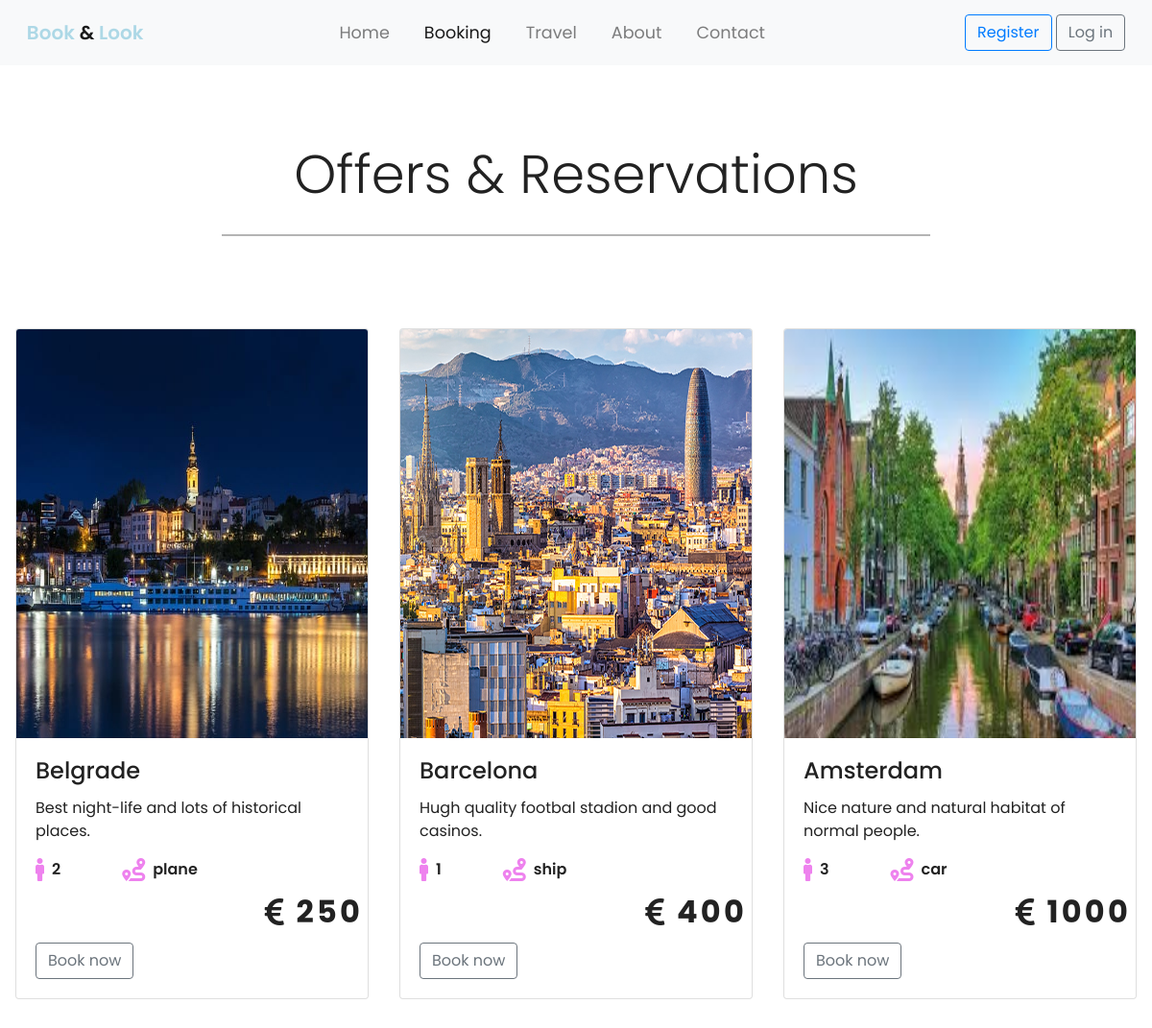
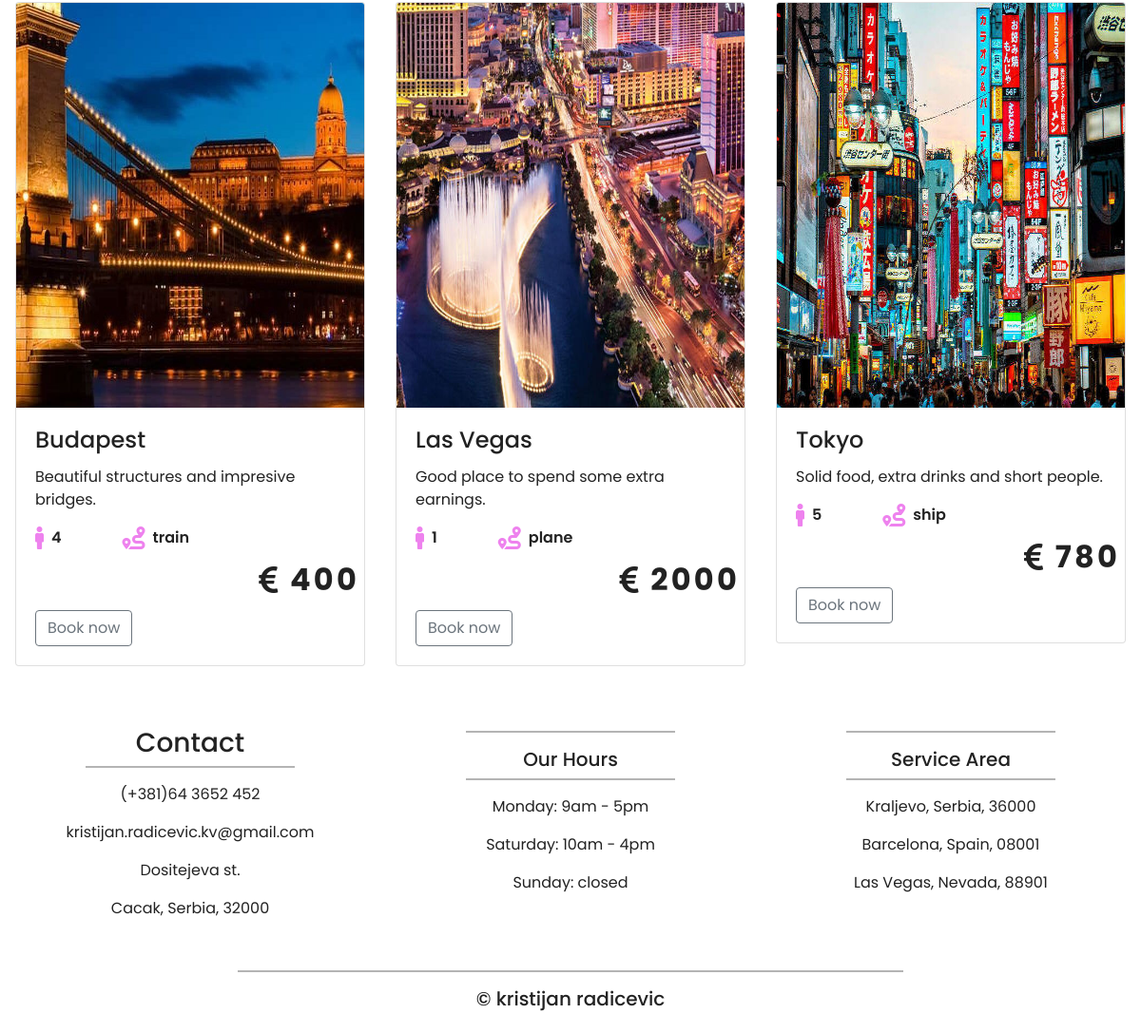
/offers.php, run on the app's committed database (2 pictures, top to bottom).
### tables this page shows
CREATE TABLE `offers` (
  `offersID` int(11) NOT NULL,
  `city` varchar(25) DEFAULT NULL,
  `description` varchar(150) DEFAULT NULL,
  `person` int(11) DEFAULT NULL,
  `transport` varchar(25) DEFAULT NULL,
  `price` int(11) DEFAULT NULL,
  `img` int(11) DEFAULT NULL
);

### offers.php (the view, shortened to what this page needs)
<!DOCTYPE html>
<html lang="en">
<head>
    <link rel="stylesheet" href="https://stackpath.bootstrapcdn.com/bootstrap/4.5.2/css/bootstrap.min.css">
    <link rel="stylesheet" href="https://cdnjs.cloudflare.com/ajax/libs/font-awesome/5.15.2/css/all.min.css" />
    <link rel="stylesheet" href="style.css">
</head>
<body>
    <nav class="navbar navbar-expand-md navbar-light bg-light sticky-top">
        <div class="container-fluid d-flex justify-content-between">
            <a href="index.php" class="navbar-brand"><span>Book</span> & <span>Look</span></a>
            <div class="" id="navbarResponsive">
                <ul class="navbar-nav">
                    <li class="nav-item">
                        <a class="nav-link" href="index.php">Home</a>
                    </li>
                    <li class="nav-item active">
                        <a class="nav-link" href="booking.php">Booking</a>
                    </li>
                    <li class="nav-item">
                        <a class="nav-link" href="index.php#travel">Travel</a>
                    </li>
                    <li class="nav-item">
                        <a class="nav-link" href="index.php#about">About</a>
                    </li>
                    <li class="nav-item">
                        <a class="nav-link" href="index.php#contact">Contact</a>
                    </li>
                </ul>
            </div>
            <div>
                <a href="register.php"><button class="btn btn-outline-primary">Register</button></a>
                <a href="login.php"><button class="btn btn-outline-secondary">Log in</button></a>
            </div>
        </div>
    </nav>
    <div class="conteiner-fluid padding header-book">
        <div class="row welcome text-center">
            <div class="col-12">
                <h1 class="display-4">Offers & Reservations</h1>
            </div>
            <hr>
        </div>
    </div>
    <div class='container-fluid padding card-section'>
        <div class='row padding'>
            <?php
            $connection = new mysqli('localhost', 'root', '', 'travel_website');
            $sql = "SELECT * FROM offers";
            $result = $connection->query($sql);
            if ($result) {
                if (mysqli_num_rows($result) > 0) {
                    while ($row = mysqli_fetch_array($result)) {
                        echo "
                        <div class='col-md-4'>
                            <div class='card'>
                            <div class='img-height'>
                                <img class='card-img-top' src='img/" . $row['img'], ".jpg' alt=''>
                            </div>
                                <div class='card-body'>
                                    <h4 class='card-title'>" . $row['city'] . "</h4>
                                    <p class='card-text'>" . $row['description'] . "</p>
                                    <div class='container-fluid'>
                                        <div class='row card-row'>
                                            <i class='fas fa-male'></i>
                                            <p>" . $row['person'] . "</p>
                                            <i class='fas fa-route'></i>
                                            <p>" . $row['transport'] . "</p>
                                        </div>
                                    </div>
                                    <div class='row price'>
                                        <i class='fas fa-euro-sign'></i>
                                        <p>" . $row['price'] . "</p>
                                    </div>
                                    <a href='#' class='btn btn-outline-secondary'>Book now</a>
                                </div>
                            </div>
                        </div>
                        ";
                    }
                } else {
                    echo "NO Data Exist";
                }
            } else {
                echo "Cannot connect to server" . $result;
            }
            ?>
        </div>
    </div>
    <footer id="contact">
        <div class="container-fluid padding">
            <div class="row text-center">
                <div class="col-md-4">
                    <h3>Contact</h3>
                    <hr class="light">
                    <p>(+381)64 3652 452</p>
                    <p>kristijan.radicevic.kv@gmail.com</p>
                    <p>Dositejeva st.</p>
                    <p>Cacak, Serbia, 32000</p>
                </div>
                <div class="col-md-4">
                    <hr class="light">
                    <h5>Our Hours</h5>
                    <hr class="light">
                    <p>Monday: 9am - 5pm</p>
                    <p>Saturday: 10am - 4pm</p>
                    <p>Sunday: closed</p>
                </div>
                <div class="col-md-4">
                    <hr class="light">
                    <h5>Service Area</h5>
                    <hr class="light">
                    <p>Kraljevo, Serbia, 36000</p>
                    <p>Barcelona, Spain, 08001</p>
                    <p>Las Vegas, Nevada, 88901</p>
                </div>
                <div class="col-12">
                    <hr class="light-100">
                    <h5>&copy; kristijan radicevic</h5>
                </div>
            </div>
        </div>
    </footer>
</body>
</html>

### style.css (style rules this page uses)
html, body { height: 100%; width: 100%; font-family: "Poppins", sans-serif; color: #222; }
hr { border-top: 2px solid #b4b4b4; width: 60%; margin-top: 0.3rem; margin-bottom: 1rem; }
.navbar { padding: 0.8rem; }
.navbar-brand { font-weight: 600; }
.navbar-brand span { color: lightblue; }
.navbar-nav li { padding-right: 20px; }
.nav-link { font-size: 1.1em !important; }
footer { background-color: #fff; min-height: 30vh; background-attachment: fixed; background-position: center; background-repeat: no-repeat; background-size: cover; margin-top: 2rem; }
.header-book { margin-top: 4rem; }
.card-section { margin-top: 4rem; }
.card-row { width: 100%; display: flex; box-sizing: border-box; justify-content: flex-start; }
.card-row i { margin-right: 0.5rem; color: violet; font-size: 1.5rem; }
.card-row p { margin-right: 4rem; font-weight: 600; }
.price { margin-left: auto; }
.price i { margin-left: auto; font-size: 2rem; }
.price p { font-weight: 700; font-size: 2rem; margin-left: 0.8rem; line-height: 2rem; letter-spacing: 0.2rem; }
.img-height img { min-height: 426px; }
[class*="col-"] { padding: 1rem; }

### data on the page
offers: shows a picture, city "Belgrade", description "Best night-life and lots of historical places.", person "2", transport "plane", price "250"
offers: shows a picture, city "Barcelona", description "Hugh quality footbal stadion and good casinos.", person "1", transport "ship", price "400"
offers: shows a picture, city "Amsterdam", description "Nice nature and natural habitat of normal people.", person "3", transport "car", price "1000"
offers: shows a picture, city "Budapest", description "Beautiful structures and impresive bridges.", person "4", transport "train", price "400"
offers: shows a picture, city "Las Vegas", description "Good place to spend some extra earnings.", person "1", transport "plane", price "2000"
offers: shows a picture, city "Tokyo", description "Solid food, extra drinks and short people.", person "5", transport "ship", price "780"
